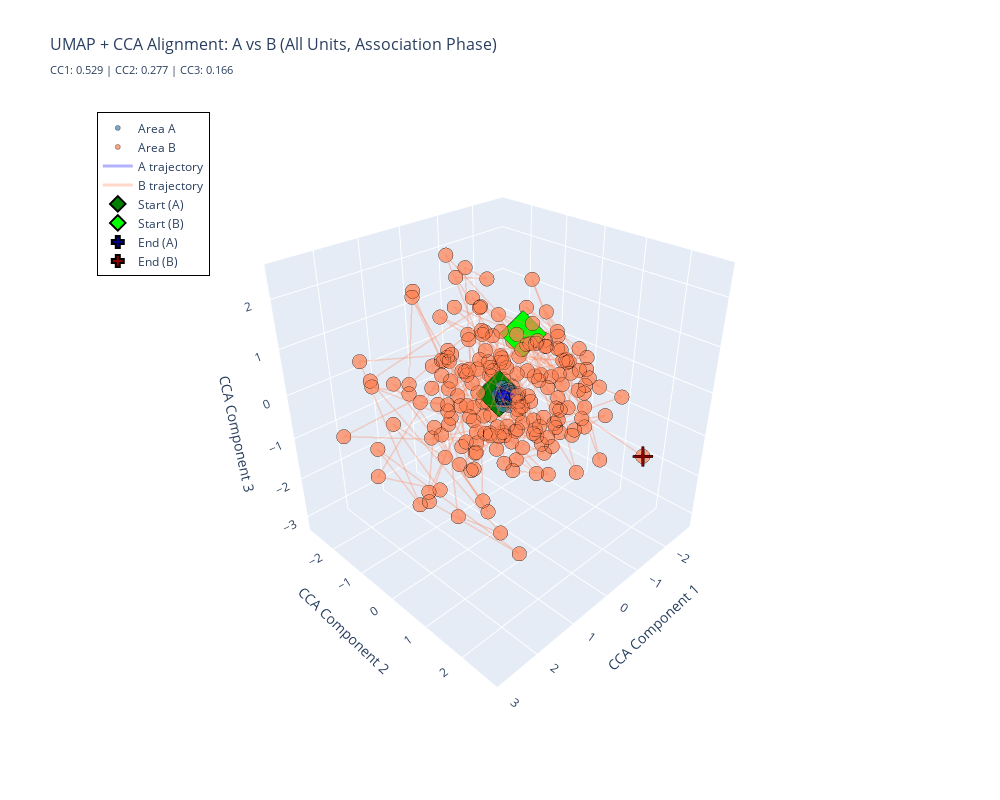
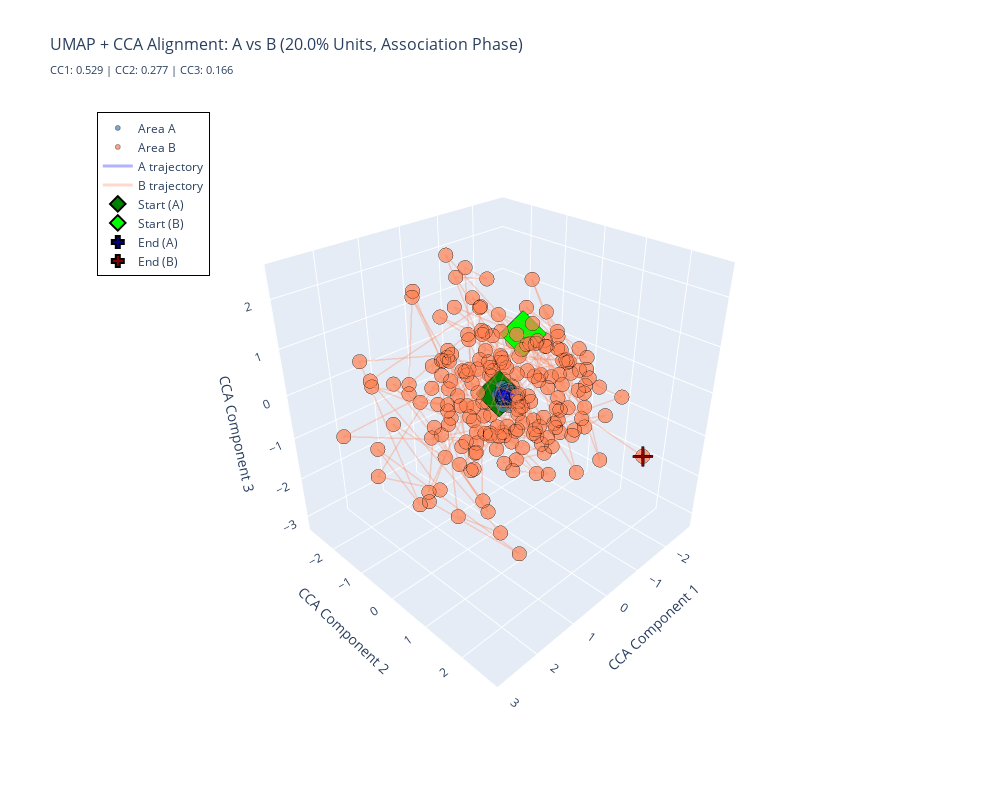

Source (notebook cell) for these figures, in order:
### Code cell
# Association phase: UMAP + CCA alignment (All Units)
Z_A_cca, Z_B_cca, cca_model, fig = plot_umap_cca_alignment(
    X_A               = A_assoc,
    X_B               = B_assoc,
    use_joint_umap    = False,
    n_umap_components = 5,
    n_cca_components  = 3,
    random_state      = 42,
    title             = "UMAP + CCA Alignment: A vs B (All Units, Association Phase)",
    width             = 1000,
    height            = 800,
    point_size        = 5,
    alpha             = 0.7,
)

# Association phase: UMAP + CCA alignment (Sampled Units)
Z_A_cca_sampled, Z_B_cca_sampled, cca_model_sampled, fig_sampled = plot_umap_cca_alignment(
    X_A               = A_assoc_sampled,
    X_B               = B_assoc_sampled,
    use_joint_umap    = False,
    n_umap_components = 5,
    n_cca_components  = 3,
    random_state      = 42,
    title             = f"UMAP + CCA Alignment: A vs B ({FRACTION * 100}% Units, Association Phase)",
    width             = 1000,
    height            = 800,
    point_size        = 5,
    alpha             = 0.7,
)

### Figure 1 — Plotly figure (JSON) as saved in the notebook; plotly's stock layout.template omitted (floating-point values rounded to 4 significant figures; data arrays with more than 128 entries replaced by an {"elided": "..."} marker saying what was removed)
{"data": [{"hovertemplate": "Area A<br>CC1: %{x:.3f}<br>CC2: %{y:.3f}<br>CC3: %{z:.3f}<extra></extra>", "marker": {"color": "steelblue", "line": {"color": "black", "width": 0.5}, "opacity": 0.7, "size": 5}, "mode": "markers", "name": "Area A", "type": "scatter3d", "x": {"elided": "202 float values"}, "y": {"elided": "202 float values"}, "z": {"elided": "202 float values"}}, {"hovertemplate": "Area B<br>CC1: %{x:.3f}<br>CC2: %{y:.3f}<br>CC3: %{z:.3f}<extra></extra>", "marker": {"color": "coral", "line": {"color": "black", "width": 0.5}, "opacity": 0.7, "size": 5}, "mode": "markers", "name": "Area B", "type": "scatter3d", "x": {"elided": "202 float values"}, "y": {"elided": "202 float values"}, "z": {"elided": "202 float values"}}, {"hoverinfo": "skip", "line": {"color": "blue", "width": 3}, "mode": "lines", "name": "A trajectory", "opacity": 0.3, "type": "scatter3d", "x": {"elided": "202 float values"}, "y": {"elided": "202 float values"}, "z": {"elided": "202 float values"}}, {"hoverinfo": "skip", "line": {"color": "coral", "width": 3}, "mode": "lines", "name": "B trajectory", "opacity": 0.3, "type": "scatter3d", "x": {"elided": "202 float values"}, "y": {"elided": "202 float values"}, "z": {"elided": "202 float values"}}, {"hovertemplate": "Start (A)<br>CC1: %{x:.3f}<br>CC2: %{y:.3f}<br>CC3: %{z:.3f}<extra></extra>", "marker": {"color": "green", "line": {"color": "black", "width": 2}, "size": 12, "symbol": "diamond"}, "mode": "markers", "name": "Start (A)", "type": "scatter3d", "x": [0.06775], "y": [-0.01177], "z": [0.03197]}, {"hovertemplate": "Start (B)<br>CC1: %{x:.3f}<br>CC2: %{y:.3f}<br>CC3: %{z:.3f}<extra></extra>", "marker": {"color": "lime", "line": {"color": "black", "width": 2}, "size": 12, "symbol": "diamond"}, "mode": "markers", "name": "Start (B)", "type": "scatter3d", "x": [-0.9046], "y": [-0.3129], "z": [0.8778]}, {"hovertemplate": "End (A)<br>CC1: %{x:.3f}<br>CC2: %{y:.3f}<br>CC3: %{z:.3f}<extra></extra>", "marker": {"color": "darkblue", "line": {"color": "black", "width": 2}, "size": 10, "symbol": "cross"}, "mode": "markers", "name": "End (A)", "type": "scatter3d", "x": [0.01876], "y": [-0.05754], "z": [0.08637]}, {"hovertemplate": "End (B)<br>CC1: %{x:.3f}<br>CC2: %{y:.3f}<br>CC3: %{z:.3f}<extra></extra>", "marker": {"color": "darkred", "line": {"color": "black", "width": 2}, "size": 10, "symbol": "cross"}, "mode": "markers", "name": "End (B)", "type": "scatter3d", "x": [-0.9587], "y": [2.712], "z": [-0.6107]}], "layout": {"height": 800, "legend": {"bgcolor": "rgba(255,255,255,0.8)", "bordercolor": "black", "borderwidth": 1, "x": 0.02, "y": 0.98}, "scene": {"camera": {"eye": {"x": 1.5, "y": 1.5, "z": 1.3}}, "xaxis": {"title": {"text": "CCA Component 1"}}, "yaxis": {"title": {"text": "CCA Component 2"}}, "zaxis": {"title": {"text": "CCA Component 3"}}}, "showlegend": true, "title": {"font": {"size": 16}, "text": "UMAP + CCA Alignment: A vs B (All Units, Association Phase)<br><sub>CC1: 0.529 | CC2: 0.277 | CC3: 0.166</sub>"}, "width": 1000}}

### Figure 2 — Plotly figure (JSON) as saved in the notebook; plotly's stock layout.template omitted (floating-point values rounded to 4 significant figures; data arrays with more than 128 entries replaced by an {"elided": "..."} marker saying what was removed)
{"data": [{"hovertemplate": "Area A<br>CC1: %{x:.3f}<br>CC2: %{y:.3f}<br>CC3: %{z:.3f}<extra></extra>", "marker": {"color": "steelblue", "line": {"color": "black", "width": 0.5}, "opacity": 0.7, "size": 5}, "mode": "markers", "name": "Area A", "type": "scatter3d", "x": {"elided": "202 float values"}, "y": {"elided": "202 float values"}, "z": {"elided": "202 float values"}}, {"hovertemplate": "Area B<br>CC1: %{x:.3f}<br>CC2: %{y:.3f}<br>CC3: %{z:.3f}<extra></extra>", "marker": {"color": "coral", "line": {"color": "black", "width": 0.5}, "opacity": 0.7, "size": 5}, "mode": "markers", "name": "Area B", "type": "scatter3d", "x": {"elided": "202 float values"}, "y": {"elided": "202 float values"}, "z": {"elided": "202 float values"}}, {"hoverinfo": "skip", "line": {"color": "blue", "width": 3}, "mode": "lines", "name": "A trajectory", "opacity": 0.3, "type": "scatter3d", "x": {"elided": "202 float values"}, "y": {"elided": "202 float values"}, "z": {"elided": "202 float values"}}, {"hoverinfo": "skip", "line": {"color": "coral", "width": 3}, "mode": "lines", "name": "B trajectory", "opacity": 0.3, "type": "scatter3d", "x": {"elided": "202 float values"}, "y": {"elided": "202 float values"}, "z": {"elided": "202 float values"}}, {"hovertemplate": "Start (A)<br>CC1: %{x:.3f}<br>CC2: %{y:.3f}<br>CC3: %{z:.3f}<extra></extra>", "marker": {"color": "green", "line": {"color": "black", "width": 2}, "size": 12, "symbol": "diamond"}, "mode": "markers", "name": "Start (A)", "type": "scatter3d", "x": [0.06775], "y": [-0.01177], "z": [0.03197]}, {"hovertemplate": "Start (B)<br>CC1: %{x:.3f}<br>CC2: %{y:.3f}<br>CC3: %{z:.3f}<extra></extra>", "marker": {"color": "lime", "line": {"color": "black", "width": 2}, "size": 12, "symbol": "diamond"}, "mode": "markers", "name": "Start (B)", "type": "scatter3d", "x": [-0.9046], "y": [-0.3129], "z": [0.8778]}, {"hovertemplate": "End (A)<br>CC1: %{x:.3f}<br>CC2: %{y:.3f}<br>CC3: %{z:.3f}<extra></extra>", "marker": {"color": "darkblue", "line": {"color": "black", "width": 2}, "size": 10, "symbol": "cross"}, "mode": "markers", "name": "End (A)", "type": "scatter3d", "x": [0.01876], "y": [-0.05754], "z": [0.08637]}, {"hovertemplate": "End (B)<br>CC1: %{x:.3f}<br>CC2: %{y:.3f}<br>CC3: %{z:.3f}<extra></extra>", "marker": {"color": "darkred", "line": {"color": "black", "width": 2}, "size": 10, "symbol": "cross"}, "mode": "markers", "name": "End (B)", "type": "scatter3d", "x": [-0.9587], "y": [2.712], "z": [-0.6107]}], "layout": {"height": 800, "legend": {"bgcolor": "rgba(255,255,255,0.8)", "bordercolor": "black", "borderwidth": 1, "x": 0.02, "y": 0.98}, "scene": {"camera": {"eye": {"x": 1.5, "y": 1.5, "z": 1.3}}, "xaxis": {"title": {"text": "CCA Component 1"}}, "yaxis": {"title": {"text": "CCA Component 2"}}, "zaxis": {"title": {"text": "CCA Component 3"}}}, "showlegend": true, "title": {"font": {"size": 16}, "text": "UMAP + CCA Alignment: A vs B (20.0% Units, Association Phase)<br><sub>CC1: 0.529 | CC2: 0.277 | CC3: 0.166</sub>"}, "width": 1000}}
